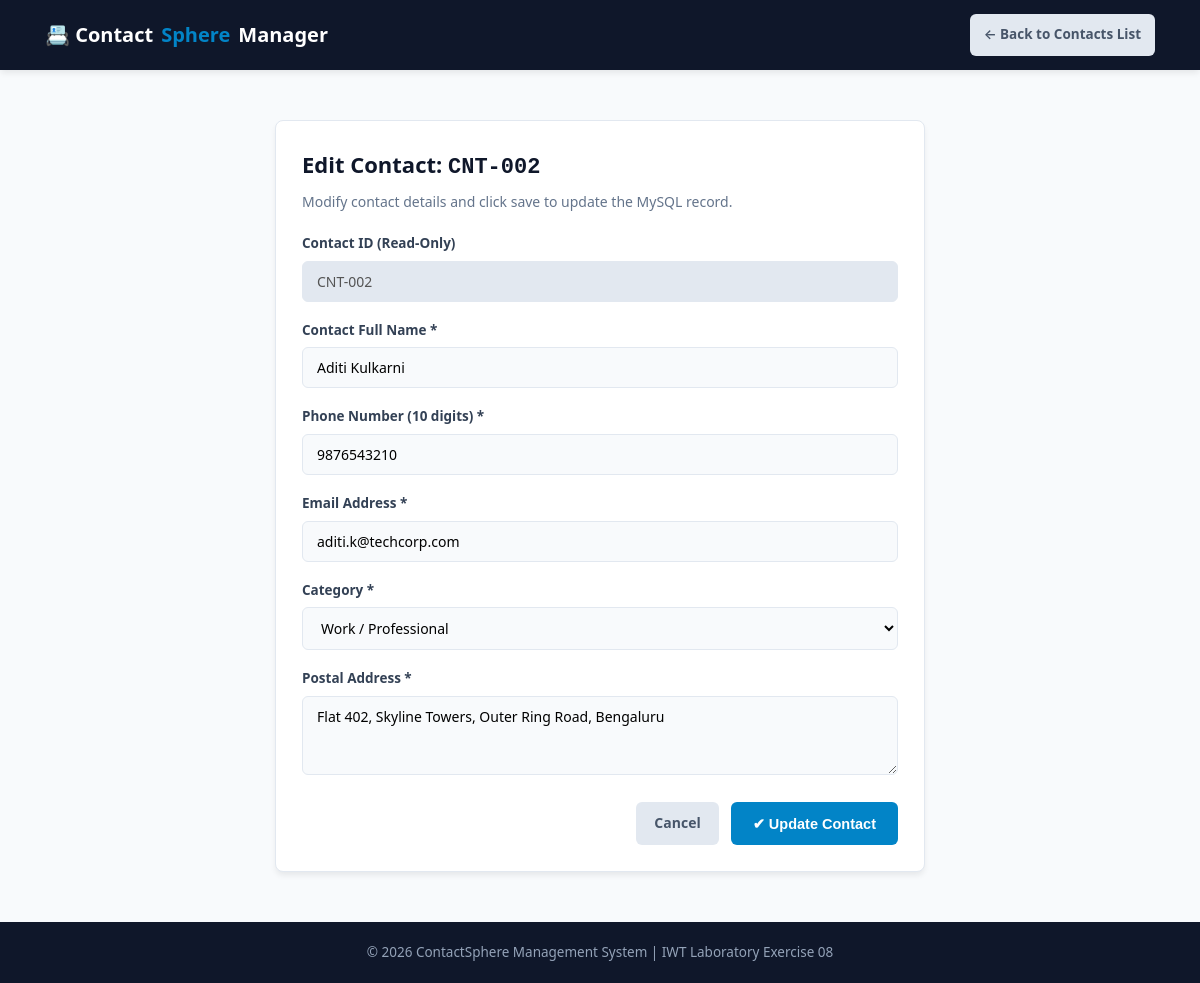
The app's page /edit_contact.php?id=2 with its own data.
### tables this page shows
CREATE TABLE `contacts` (
    `id` INT AUTO_INCREMENT PRIMARY KEY,
    `contact_id` VARCHAR(20) NOT NULL UNIQUE,
    `name` VARCHAR(100) NOT NULL,
    `phone` VARCHAR(15) NOT NULL,
    `email` VARCHAR(100) NOT NULL,
    `address` TEXT NOT NULL,
    `category` ENUM('Work', 'Family', 'Friends', 'Academic', 'Emergency') NOT NULL DEFAULT 'Work',
    `created_at` TIMESTAMP DEFAULT CURRENT_TIMESTAMP
);

### edit_contact.php (the view, shortened to what this page needs)
<?php
require_once 'db.php';
$id = intval($_GET['id'] ?? 0);
$stmt = $conn->prepare("SELECT * FROM contacts WHERE id = ?");
$stmt->bind_param("i", $id);
$stmt->execute();
$contact = $stmt->get_result()->fetch_assoc();
?>
<!DOCTYPE html>
<html lang="en">
<head>
    <link rel="stylesheet" href="style.css">
</head>
<body>
    <header class="app-header">
        <div class="nav-container">
            <a href="index.php" class="app-brand">📇 Contact<span>Sphere</span> Manager</a>
            <div class="nav-actions">
                <a href="index.php" class="btn-reset">&larr; Back to Contacts List</a>
            </div>
        </div>
    </header>
    <main class="main-content">
        <div class="card form-card">
            <h2 style="font-size: 22px; color: var(--secondary); margin-bottom: 6px;">
                Edit Contact: <code><?php echo htmlspecialchars($contact['contact_id']); ?></code>
            </h2>
            <p style="color: var(--text-muted); font-size: 14px; margin-bottom: 20px;">Modify contact details and click save to update the MySQL record.</p>
            <form action="edit_contact.php?id=<?php echo $id; ?>" method="POST" id="contactForm">
                <div class="form-group">
                    <label>Contact ID (Read-Only)</label>
                    <input type="text" value="<?php echo htmlspecialchars($contact['contact_id']); ?>" disabled style="background-color: #e2e8f0; cursor: not-allowed;">
                </div>
                <div class="form-group">
                    <label for="name">Contact Full Name *</label>
                    <input type="text" id="name" name="name" value="<?php echo htmlspecialchars($contact['name']); ?>" required>
                </div>
                <div class="form-group">
                    <label for="phone">Phone Number (10 digits) *</label>
                    <input type="tel" id="phone" name="phone" value="<?php echo htmlspecialchars($contact['phone']); ?>" required>
                </div>
                <div class="form-group">
                    <label for="email">Email Address *</label>
                    <input type="email" id="email" name="email" value="<?php echo htmlspecialchars($contact['email']); ?>" required>
                </div>
                <div class="form-group">
                    <label for="category">Category *</label>
                    <select id="category" name="category" required>
                        <option value="Work" <?php echo ($contact['category'] === 'Work') ? 'selected' : ''; ?>>Work / Professional</option>
                    </select>
                </div>
                <div class="form-group">
                    <label for="address">Postal Address *</label>
                    <textarea id="address" name="address" rows="3" required><?php echo htmlspecialchars($contact['address']); ?></textarea>
                </div>
                <div class="form-actions">
                    <a href="index.php" class="btn-cancel">Cancel</a>
                    <button type="submit" class="btn-submit">&#10004; Update Contact</button>
                </div>
            </form>
        </div>
    </main>
    <footer class="app-footer">
        <p>&copy; 2026 ContactSphere Management System | IWT Laboratory Exercise 08</p>
    </footer>
</body>
</html>

### style.css (style rules this page uses)
:root { --primary: #0284c7; --primary-dark: #0369a1; --secondary: #0f172a; --success: #16a34a; --success-bg: #dcfce7; --danger: #dc2626; --danger-bg: #fee2e2; --warning: #d97706; --warning-bg: #fef3c7; --bg-page: #f8fafc; --bg-card: #ffffff; --text-primary: #1e293b; --text-muted: #64748b; --border: #e2e8f0; --radius: 8px; --shadow: 0 4px 6px -1px rgba(0, 0, 0, 0.08); }
* { margin: 0; padding: 0; box-sizing: border-box; }
body { font-family: 'Segoe UI', system-ui, -apple-system, sans-serif; background-color: var(--bg-page); color: var(--text-primary); line-height: 1.6; min-height: 100vh; display: flex; flex-direction: column; }
header.app-header { background-color: var(--secondary); color: #ffffff; box-shadow: var(--shadow); position: sticky; top: 0; z-index: 100; }
.nav-container { max-width: 1150px; margin: 0 auto; padding: 14px 20px; display: flex; justify-content: space-between; align-items: center; flex-wrap: wrap; gap: 15px; }
.app-brand { font-size: 20px; font-weight: 700; color: #ffffff; text-decoration: none; display: flex; align-items: center; gap: 8px; }
.app-brand span { color: var(--primary); }
.nav-actions { display: flex; gap: 12px; }
main.main-content { flex: 1; max-width: 1150px; margin: 30px auto; padding: 0 20px; width: 100%; }
.card { background: var(--bg-card); border: 1px solid var(--border); border-radius: var(--radius); padding: 26px; box-shadow: var(--shadow); margin-bottom: 25px; }
.btn-reset { background: #e2e8f0; color: #475569; border: none; padding: 10px 14px; border-radius: 6px; text-decoration: none; font-weight: 600; font-size: 13.5px; }
.form-card { max-width: 650px; margin: 20px auto; }
.form-group { margin-bottom: 18px; }
label { display: block; font-size: 13.5px; font-weight: 600; margin-bottom: 6px; color: #334155; }
input[type="text"], input[type="email"], input[type="tel"], select, textarea { width: 100%; padding: 10px 14px; border: 1px solid var(--border); border-radius: 6px; font-size: 14px; font-family: inherit; background: #f8fafc; }
.form-actions { display: flex; justify-content: flex-end; gap: 12px; margin-top: 20px; }
.btn-submit { background: var(--primary); color: #ffffff; border: none; padding: 10px 22px; border-radius: 6px; font-weight: 700; font-size: 14.5px; cursor: pointer; }
.btn-cancel { background: #e2e8f0; color: #475569; border: none; padding: 10px 18px; border-radius: 6px; font-weight: 600; text-decoration: none; font-size: 14px; }
footer.app-footer { background-color: var(--secondary); color: #94a3b8; text-align: center; padding: 20px; font-size: 13.5px; margin-top: auto; }

### records on screen
contacts: contact "CNT-002", name "Aditi Kulkarni", phone "9876543210", email "aditi.k@techcorp.com", category "Work / Professional", address "Flat 402, Skyline Towers, Outer Ring Road, Bengaluru"
